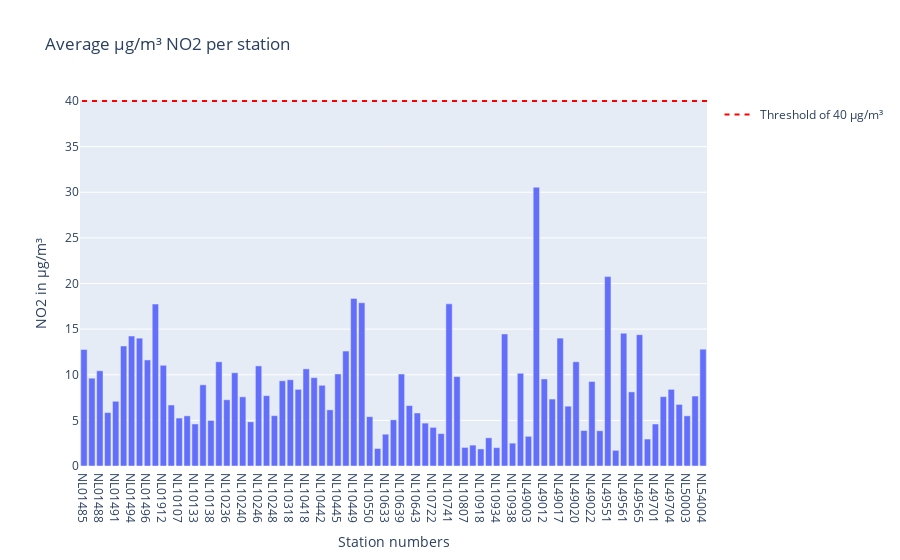
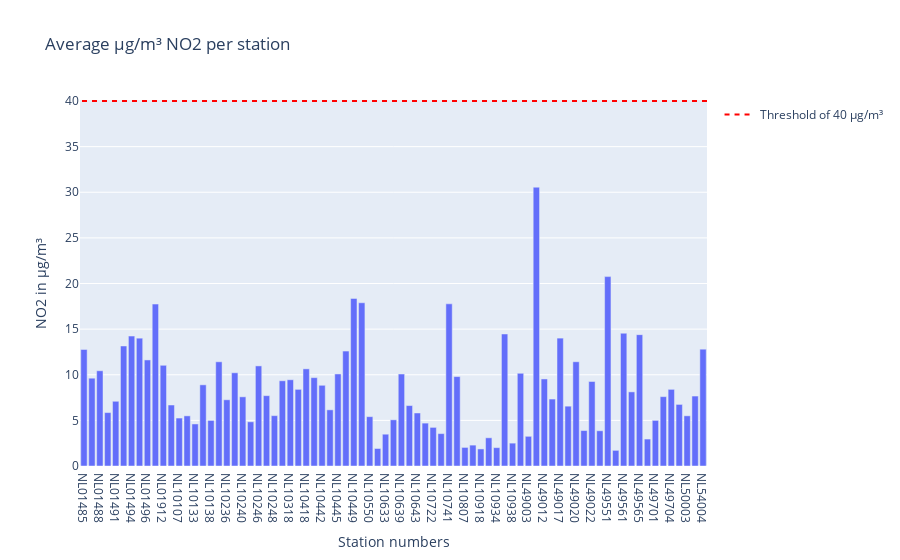

The code cell stored with these charts, in order, in its notebook:
### Code cell
# create a bar chart representing the mean from every location alongside their measured value (raw data)
bar = px.bar(meanlocation, x='station_number' , y= 'value', title='Average µg/m³ NO2 per station')
bar.update_layout(yaxis_title='NO2 in µg/m³', xaxis_title= "Station numbers", barmode='group') 
bar.add_shape(
    legendrank=1,
    showlegend=True,
    type="line",
    xref="paper",
    line=dict(dash="5px", color='red'),
    x0=1,
    x1=0,
    y0=40,
    y1=40,
    name='Threshold of 40 µg/m³'
)

bar.show()

# create a bar chart representing the mean from every location alongside their measured value (clean data)
bar_NO2_clean = px.bar(meanlocation_clean, x='station_number' , y= 'value', title='Average µg/m³ NO2 per station')
bar_NO2_clean.update_layout(yaxis_title='NO2 in µg/m³', xaxis_title= "Station numbers", barmode='group') 
bar_NO2_clean.add_shape(
    legendrank=1,
    showlegend=True,
    type="line",
    xref="paper",
    line=dict(dash="5px", color='red'),
    x0=1,
    x1=0,
    y0=40,
    y1=40,
    name='Threshold of 40 µg/m³'
)

bar_NO2_clean.show()

### Figure 1 — Plotly figure (JSON) as saved in the notebook; plotly's stock layout.template omitted (floating-point values rounded to 4 significant figures)
{"data": [{"alignmentgroup": "True", "hovertemplate": "station_number=%{x}<br>value=%{y}<extra></extra>", "legendgroup": "", "marker": {"color": "#636efa", "pattern": {"shape": ""}}, "name": "", "offsetgroup": "", "orientation": "v", "showlegend": false, "textposition": "auto", "type": "bar", "x": ["NL01485", "NL01487", "NL01488", "NL01489", "NL01491", "NL01493", "NL01494", "NL01495", "NL01496", "NL01497", "NL01912", "NL01913", "NL10107", "NL10131", "NL10133", "NL10136", "NL10138", "NL10230", "NL10236", "NL10237", "NL10240", "NL10241", "NL10246", "NL10247", "NL10248", "NL10301", "NL10318", "NL10404", "NL10418", "NL10437", "NL10442", "NL10444", "NL10445", "NL10446", "NL10449", "NL10450", "NL10550", "NL10617", "NL10633", "NL10636", "NL10639", "NL10641", "NL10643", "NL10644", "NL10722", "NL10738", "NL10741", "NL10742", "NL10807", "NL10818", "NL10918", "NL10929", "NL10934", "NL10937", "NL10938", "NL49002", "NL49003", "NL49007", "NL49012", "NL49014", "NL49017", "NL49019", "NL49020", "NL49021", "NL49022", "NL49546", "NL49551", "NL49553", "NL49561", "NL49564", "NL49565", "NL49680", "NL49701", "NL49703", "NL49704", "NL50002", "NL50003", "NL50010", "NL54004"], "xaxis": "x", "y": [12.77, 9.623, 10.44, 5.854, 7.092, 13.15, 14.24, 14.01, 11.62, 17.75, 11.04, 6.685, 5.255, 5.496, 4.607, 8.896, 4.995, 11.42, 7.257, 10.22, 7.582, 4.843, 10.97, 7.708, 5.518, 9.339, 9.452, 8.4, 10.65, 9.682, 8.845, 6.156, 10.09, 12.6, 18.37, 17.89, 5.407, 1.919, 3.485, 5.062, 10.08, 6.623, 5.811, 4.701, 4.232, 3.549, 17.77, 9.798, 2.036, 2.289, 1.87, 3.09, 2.012, 14.47, 2.506, 10.16, 3.254, 30.55, 9.538, 7.338, 14.02, 6.558, 11.42, 3.883, 9.262, 3.862, 20.75, 1.715, 14.55, 8.123, 14.39, 2.954, 4.6, 7.6, 8.4, 6.75, 5.5, 7.667, 12.8], "yaxis": "y"}], "layout": {"barmode": "group", "legend": {"tracegroupgap": 0}, "shapes": [{"legendrank": 1, "line": {"color": "red", "dash": "5px"}, "name": "Threshold of 40 µg/m³", "showlegend": true, "type": "line", "x0": 1, "x1": 0, "xref": "paper", "y0": 40, "y1": 40}], "title": {"text": "Average µg/m³ NO2 per station"}, "xaxis": {"anchor": "y", "domain": [0, 1], "title": {"text": "Station numbers"}}, "yaxis": {"anchor": "x", "domain": [0, 1], "title": {"text": "NO2 in µg/m³"}}}}

### Figure 2 — Plotly figure (JSON) as saved in the notebook; plotly's stock layout.template omitted (floating-point values rounded to 4 significant figures)
{"data": [{"alignmentgroup": "True", "hovertemplate": "station_number=%{x}<br>value=%{y}<extra></extra>", "legendgroup": "", "marker": {"color": "#636efa", "pattern": {"shape": ""}}, "name": "", "offsetgroup": "", "orientation": "v", "showlegend": false, "textposition": "auto", "type": "bar", "x": ["NL01485", "NL01487", "NL01488", "NL01489", "NL01491", "NL01493", "NL01494", "NL01495", "NL01496", "NL01497", "NL01912", "NL01913", "NL10107", "NL10131", "NL10133", "NL10136", "NL10138", "NL10230", "NL10236", "NL10237", "NL10240", "NL10241", "NL10246", "NL10247", "NL10248", "NL10301", "NL10318", "NL10404", "NL10418", "NL10437", "NL10442", "NL10444", "NL10445", "NL10446", "NL10449", "NL10450", "NL10550", "NL10617", "NL10633", "NL10636", "NL10639", "NL10641", "NL10643", "NL10644", "NL10722", "NL10738", "NL10741", "NL10742", "NL10807", "NL10818", "NL10918", "NL10929", "NL10934", "NL10937", "NL10938", "NL49002", "NL49003", "NL49007", "NL49012", "NL49014", "NL49017", "NL49019", "NL49020", "NL49021", "NL49022", "NL49546", "NL49551", "NL49553", "NL49561", "NL49564", "NL49565", "NL49680", "NL49701", "NL49703", "NL49704", "NL50002", "NL50003", "NL50010", "NL54004"], "xaxis": "x", "y": [12.77, 9.623, 10.44, 5.854, 7.092, 13.15, 14.24, 14.01, 11.62, 17.75, 11.04, 6.685, 5.255, 5.496, 4.607, 8.896, 4.995, 11.42, 7.257, 10.22, 7.582, 4.843, 10.97, 7.708, 5.518, 9.339, 9.452, 8.4, 10.65, 9.682, 8.845, 6.156, 10.09, 12.6, 18.37, 17.89, 5.407, 1.919, 3.485, 5.062, 10.08, 6.623, 5.811, 4.701, 4.232, 3.549, 17.77, 9.798, 2.036, 2.289, 1.87, 3.09, 2.012, 14.47, 2.506, 10.16, 3.254, 30.55, 9.538, 7.338, 14.02, 6.558, 11.42, 3.883, 9.262, 3.862, 20.75, 1.715, 14.55, 8.123, 14.39, 2.954, 5, 7.6, 8.4, 6.75, 5.5, 7.667, 12.8], "yaxis": "y"}], "layout": {"barmode": "group", "legend": {"tracegroupgap": 0}, "shapes": [{"legendrank": 1, "line": {"color": "red", "dash": "5px"}, "name": "Threshold of 40 µg/m³", "showlegend": true, "type": "line", "x0": 1, "x1": 0, "xref": "paper", "y0": 40, "y1": 40}], "title": {"text": "Average µg/m³ NO2 per station"}, "xaxis": {"anchor": "y", "domain": [0, 1], "title": {"text": "Station numbers"}}, "yaxis": {"anchor": "x", "domain": [0, 1], "title": {"text": "NO2 in µg/m³"}}}}
